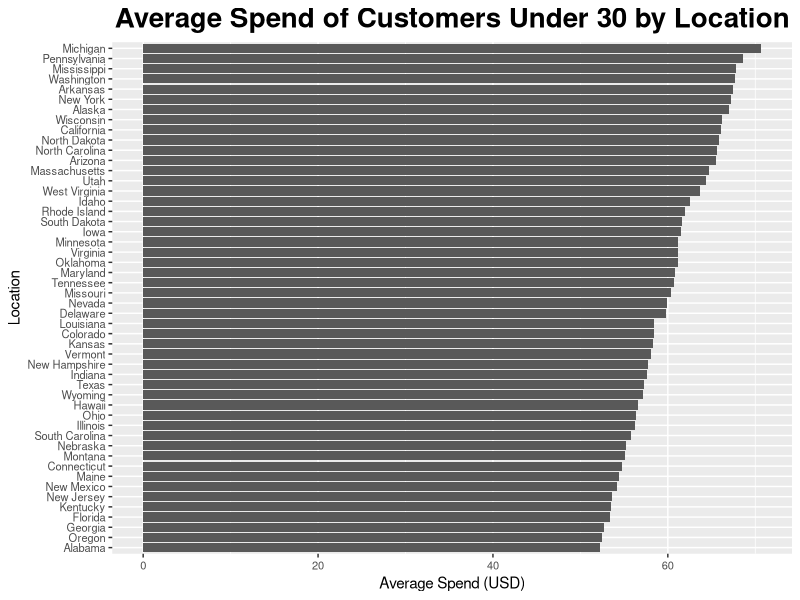

The R source for this figure:
# Example of a good practice
# 1) Import packages
library(dplyr)
library(lubridate)
library(ggplot2)

# 2) Read data with good practices
data_good <- read.csv(
  "shopping_behavior.csv",
  stringsAsFactors = FALSE,
  check.names = FALSE   # keeps "Purchase Amount (USD)" as-is
)

# 3) Parse dates correctly
data_good <- data_good %>%
  mutate(
    Date_good = dmy(Date)
  )

# 4) Remove exact duplicate rows (we know we injected some)
data_nodup <- data_good %>%
  distinct(.keep_all = TRUE)

# 5) Keep only customers under 30
young_good <- data_nodup %>%
  filter(Age < 30)

# 6) Location lookup table (regions are just for context)
location_info <- data.frame(
  Location = c("California", "New York", "Texas", "Florida"),
  Region   = c("West", "East", "South", "South"),
  stringsAsFactors = FALSE
)

# 7) Safe join: keep all young customers, add Region if Location matches
merged_good <- young_good %>%
  left_join(location_info, by = "Location")

# 8) Clean up Location variants into one standard name
final_clean <- merged_good %>%
  mutate(
    Location_clean = case_when(
      Location %in% c("California", "california", "Californi", "CA") ~ "California",
      Location %in% c("New York", "NewYork", "N. York")              ~ "New York",
      TRUE ~ Location
    )
  ) %>%
  group_by(Location_clean) %>%
  summarise(
    avg_spend_young = mean(`Purchase Amount (USD)`, na.rm = TRUE),
    n_customers     = n(),
    .groups = "drop"
  ) %>%
  arrange(Location_clean)

# 9) Round numbers to make the table nice for printing
final_clean$avg_spend_young <- round(final_clean$avg_spend_young, 2)

# 10) Print final result nicely
final_clean

print(final_clean, n = Inf)
View(final_clean)

# 11) Plot final results
plot_data <- final_clean %>%
  arrange(avg_spend_young) %>%
  mutate(Location_clean = factor(Location_clean, Location_clean))

ggplot(plot_data, aes(x = Location_clean, y = avg_spend_young)) +
  geom_bar(stat = "identity") +
  coord_flip() +
  labs(
    title = "Average Spend of Customers Under 30 by Location",
    x = "Location",
    y = "Average Spend (USD)"
  ) + 
  theme(
    plot.title = element_text(face = "bold", size = 20, hjust = 0.5),
    axis.text.y = element_text(size = 8),
    axis.text.x = element_text(size = 8)
  )